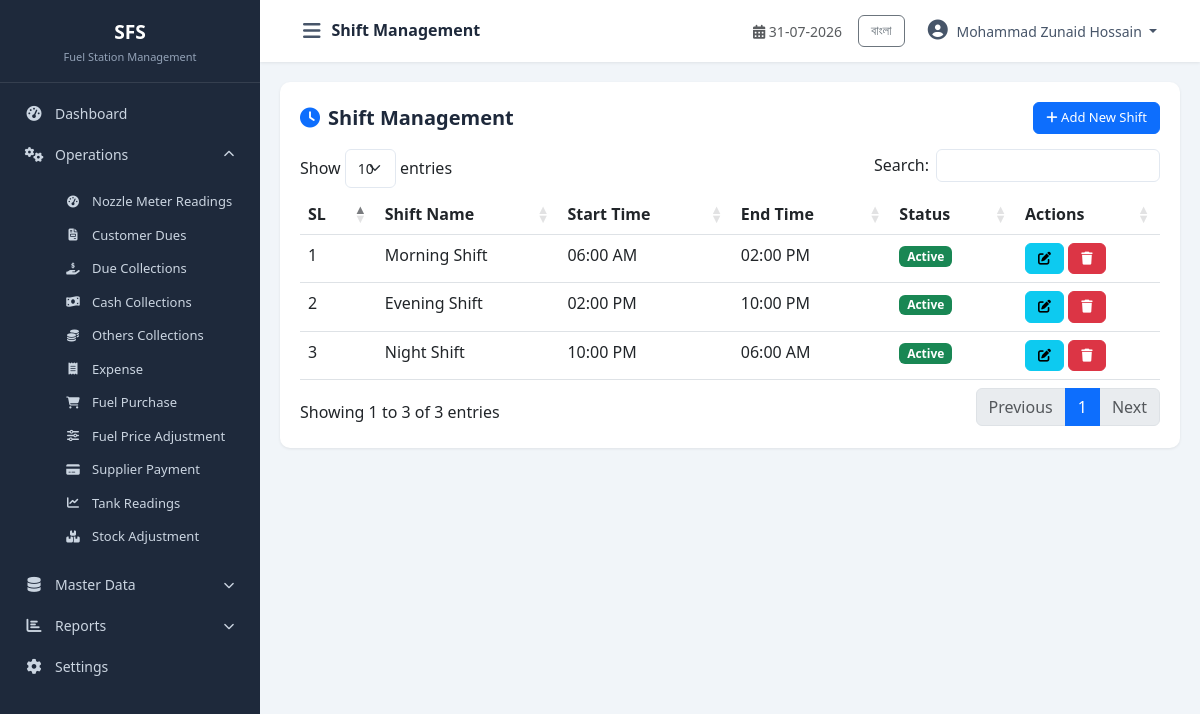
Screenshot of /modules/master_data/shift.php (signed in) with the database file from the repository.
### tables this page shows
CREATE TABLE `cfg_companyprofile` (
  `CompanyID` int(11) NOT NULL,
  `CompanyCode` varchar(20) NOT NULL,
  `CompanyName` varchar(200) NOT NULL,
  `CompanyNameBN` varchar(200) DEFAULT NULL,
  `ShortName` varchar(50) DEFAULT NULL,
  `ProprietorName` varchar(150) DEFAULT NULL,
  `ContactPerson` varchar(150) DEFAULT NULL,
  `MobileNo` varchar(20) DEFAULT NULL,
  `PhoneNo` varchar(20) DEFAULT NULL,
  `Email` varchar(100) DEFAULT NULL,
  `Website` varchar(150) DEFAULT NULL,
  `BusinessType` varchar(100) DEFAULT NULL,
  `Address` varchar(500) DEFAULT NULL,
  `City` varchar(100) DEFAULT NULL,
  `District` varchar(100) DEFAULT NULL,
  `PostalCode` varchar(20) DEFAULT NULL,
  `Country` varchar(100) DEFAULT NULL,
  `Logo` varchar(255) DEFAULT NULL,
  `Favicon` varchar(255) DEFAULT NULL,
  `CurrencyCode` varchar(10) DEFAULT 'BDT',
  `CurrencySymbol` varchar(10) DEFAULT '৳',
  `TimeZone` varchar(100) DEFAULT 'Asia/Dhaka',
  `DateFormat` varchar(20) DEFAULT 'dd-MM-yyyy',
  `TimeFormat` varchar(20) DEFAULT '24 Hour',
  `FinancialYearStart` date DEFAULT NULL,
  `FinancialYearEnd` date DEFAULT NULL,
  `DefaultShiftID` int(11) DEFAULT NULL,
  `DefaultLanguage` varchar(20) DEFAULT 'English',
  `AllowNegativeStock` bit(1) DEFAULT b'0',
  `AutoBackup` bit(1) DEFAULT b'1',
  `BackupPath` varchar(500) DEFAULT NULL,
  `CreatedBy` int(11) DEFAULT NULL,
  `CreatedAt` datetime DEFAULT current_timestamp(),
  `UpdatedBy` int(11) DEFAULT NULL,
  `UpdatedAt` datetime DEFAULT NULL,
  `IsActive` bit(1) DEFAULT b'1',
  `IsDeleted` bit(1) DEFAULT b'0'
);

CREATE TABLE `mst_shift` (
  `ShiftID` int(11) NOT NULL,
  `ShiftName` varchar(100) NOT NULL,
  `StartTime` time DEFAULT NULL,
  `EndTime` time DEFAULT NULL,
  `CreatedBy` int(11) DEFAULT NULL,
  `CreatedAt` datetime NOT NULL DEFAULT current_timestamp(),
  `UpdatedBy` int(11) DEFAULT NULL,
  `UpdatedAt` datetime NOT NULL DEFAULT current_timestamp() ON UPDATE current_timestamp(),
  `IsActive` tinyint(1) NOT NULL DEFAULT 1,
  `IsDeleted` tinyint(1) NOT NULL DEFAULT 0
);

### includes/Query.php (called while the page is built, shortened)
<?php
class Query
{
    private $pdo;
    private static $instance = null;
    public function __construct($host = DB_HOST, $dbname = DB_NAME, $username = DB_USER, $password = DB_PASS, $charset = 'utf8mb4')
    {
        $dsn = "mysql:host={$host};dbname={$dbname};charset={$charset}";
        $options = [
            PDO::ATTR_ERRMODE            => PDO::ERRMODE_EXCEPTION,
            PDO::ATTR_DEFAULT_FETCH_MODE => PDO::FETCH_OBJ,
            PDO::ATTR_EMULATE_PREPARES   => false,
        ];
        try {
            $this->pdo = new PDO($dsn, $username, $password, $options);
        } catch (PDOException $e) {
            die("Database Connection Failed: " . $e->getMessage());
        }
    }
    public static function getInstance()
    {
        if (self::$instance === null) {
            self::$instance = new self();
        }
        return self::$instance;
    }
    public function index($sql, $params = [])
    {
        try {
            $this->stmt = $this->pdo->prepare($sql);
            $this->stmt->execute($params);
            return $this->stmt->fetchAll(PDO::FETCH_OBJ);
        } catch (PDOException $e) {
            die("Query Error: " . $e->getMessage() . "<br>SQL: " . $sql);
        }
    }
}

### config/database.php (called while the page is built, shortened)
<?php
require_once __DIR__ . '/../includes/Query.php';
$objQuery = Query::getInstance();

### includes/functions.php (called while the page is built, shortened)
<?php
function db()
{
    global $objQuery;
    return $objQuery;
}
function getCompanyInfo($key = null)
{
    $sql = "SELECT * FROM cfg_companyprofile WHERE CompanyID = 1 AND IsActive = 1 AND IsDeleted = 0";
    $data = db()->index($sql);
    if (!empty($data)) {
        $company = $data[0];
        return $company;
    }
    return null;
}
function getUserName()
{
    return $_SESSION['user_name'] ?? null;
}
function currentLang()
{
    return $_SESSION['lang'] ?? 'en';
}
function t($key)
{
    $lang = currentLang();
    return $translations[$lang][$key] ?? $key;
}

### modules/master_data/shift.php (the view, shortened to what this page needs)
<?php
$pageTitle = 'Shift Management';
require_once __DIR__ . '/../../includes/header.php';
require_once __DIR__ . '/../../includes/sidebar.php';
$sql = "SELECT * FROM mst_shift WHERE IsDeleted = 0 ORDER BY ShiftID ASC";
$shifts = $objQuery->index($sql);
?>
<div class="table-container">
    <div class="table-header">
        <h5><i class="fas fa-clock text-primary me-2"></i><?php echo t('Shift Management'); ?></h5>
        <button class="btn btn-primary btn-sm" data-bs-toggle="modal" data-bs-target="#addShiftModal">
            <i class="fas fa-plus"></i> Add New Shift
        </button>
    </div>
    <table class="table table-hover datatable">
        <thead>
            <tr>
                <th>SL</th>
                <th>Shift Name</th>
                <th>Start Time</th>
                <th>End Time</th>
                <th>Status</th>
                <th>Actions</th>
            </tr>
        </thead>
        <tbody>
            <?php $sl = 1; foreach ($shifts as $shift): ?>
            <tr>
                <td><?php echo $sl++; ?></td>
                <td><?php echo htmlspecialchars($shift->ShiftName); ?></td>
                <td><?php echo $shift->StartTime ? date('h:i A', strtotime($shift->StartTime)) : 'N/A'; ?></td>
                <td><?php echo $shift->EndTime ? date('h:i A', strtotime($shift->EndTime)) : 'N/A'; ?></td>
                <td>
                    <span class="badge bg-<?php echo $shift->IsActive ? 'success' : 'danger'; ?>">
                        <?php echo $shift->IsActive ? 'Active' : 'Inactive'; ?>
                    </span>
                </td>
                <td>
                    <button class="btn btn-sm btn-info edit-shift"
                        data-id="<?php echo $shift->ShiftID; ?>"
                        data-name="<?php echo htmlspecialchars($shift->ShiftName); ?>"
                        data-start="<?php echo $shift->StartTime; ?>"
                        data-end="<?php echo $shift->EndTime; ?>"
                        data-status="<?php echo $shift->IsActive; ?>"
                        title="Edit">
                        <i class="fas fa-edit"></i>
                    </button>
                    <button class="btn btn-sm btn-danger delete-shift"
                        data-id="<?php echo $shift->ShiftID; ?>"
                        title="Delete">
                        <i class="fas fa-trash"></i>
                    </button>
                </td>
            </tr>
            <?php endforeach; ?>
        </tbody>
    </table>
</div>
<?php require_once __DIR__ . '/../../includes/footer.php'; ?>

### includes/sidebar.php (shortened to what this page needs)
<?php
$currentPage = basename($_SERVER['PHP_SELF']);
$langToggle = currentLang() === 'bn' ? 'en' : 'bn';
$langLabel = currentLang() === 'bn' ? 'English' : 'বাংলা';
?>
<nav id="sidebar" class="sidebar">
    <div class="sidebar-header">
        <h5 class="mb-0"><?php echo $shortName ?? 'FDP'; ?></h5>
        <small class="text-muted"><?php echo t('Fuel Station Management'); ?></small>
    </div>
    <ul class="nav flex-column">
        <li class="nav-item">
            <a class="nav-link <?php echo ($currentPage == 'dashboard.php' || $currentPage == 'index.php') ? 'active' : ''; ?>" href="<?php echo BASE_URL; ?>dashboard.php">
                <i class="fas fa-tachometer-alt"></i> <span><?php echo t('Dashboard'); ?></span>
            </a>
        </li>
        <li class="nav-item">
            <a class="nav-link" data-bs-toggle="collapse" href="#operationsMenu" role="button" aria-expanded="true">
                <i class="fas fa-cogs"></i> <span><?php echo t('Operations'); ?></span>
                <i class="fas fa-chevron-down ms-auto"></i>
            </a>
            <div class="collapse show" id="operationsMenu">
                <ul class="nav flex-column ms-3">
                    <li class="nav-item"><a class="nav-link small" href="<?php echo BASE_URL; ?>modules/operations/nozzle_reading.php"><i class="fas fa-tachometer-alt"></i> <?php echo t('Nozzle Meter Readings'); ?></a></li>
                    <li class="nav-item"><a class="nav-link small" href="<?php echo BASE_URL; ?>modules/operations/customer_due.php"><i class="fas fa-file-invoice"></i> <?php echo t('Customer Dues'); ?></a></li>
                    <li class="nav-item"><a class="nav-link small" href="<?php echo BASE_URL; ?>modules/operations/due_collection.php"><i class="fas fa-hand-holding-usd"></i> <?php echo t('Due Collections'); ?></a></li>
                    <li class="nav-item"><a class="nav-link small" href="<?php echo BASE_URL; ?>modules/operations/cash_collection.php"><i class="fas fa-money-bill-wave"></i> <?php echo t('Cash Collections'); ?></a></li>
                    <li class="nav-item"><a class="nav-link small" href="<?php echo BASE_URL; ?>modules/operations/others_collection.php"><i class="fas fa-coins"></i> <?php echo t('Others Collections'); ?></a></li>
                    <li class="nav-item"><a class="nav-link small" href="<?php echo BASE_URL; ?>modules/operations/expense.php"><i class="fas fa-receipt"></i> <?php echo t('Expense'); ?></a></li>
                    <li class="nav-item"><a class="nav-link small" href="<?php echo BASE_URL; ?>modules/operations/fuel_purchase.php"><i class="fas fa-shopping-cart"></i> <?php echo t('Fuel Purchase'); ?></a></li>
                    <li class="nav-item"><a class="nav-link small" href="<?php echo BASE_URL; ?>modules/operations/fuel_price_adjustment.php"><i class="fas fa-sliders-h"></i> <?php echo t('Fuel Price Adjustment'); ?></a></li>
                    <li class="nav-item"><a class="nav-link small" href="<?php echo BASE_URL; ?>modules/operations/supplier_payment.php"><i class="fas fa-credit-card"></i> <?php echo t('Supplier Payment'); ?></a></li>
                    <li class="nav-item"><a class="nav-link small" href="<?php echo BASE_URL; ?>modules/operations/tank_reading.php"><i class="fas fa-chart-line"></i> <?php echo t('Tank Readings'); ?></a></li>
                    <li class="nav-item"><a class="nav-link small" href="<?php echo BASE_URL; ?>modules/operations/stock_adjustment.php"><i class="fas fa-boxes"></i> <?php echo t('Stock Adjustment'); ?></a></li>
                </ul>
            </div>
        </li>
        <li class="nav-item">
          <a class="nav-link collapsed" data-bs-toggle="collapse" href="#masterDataMenu" role="button" aria-expanded="false">
                <i class="fas fa-database"></i> <span><?php echo t('Master Data'); ?></span>
                <i class="fas fa-chevron-down ms-auto"></i>
            </a>
        </li>
        <li class="nav-item">
            <a class="nav-link" data-bs-toggle="collapse" href="#reportsMenu" role="button" aria-expanded="false">
                <i class="fas fa-chart-bar"></i> <span><?php echo t('Reports'); ?></span>
                <i class="fas fa-chevron-down ms-auto"></i>
            </a>
        </li>
        <li class="nav-item">
            <a class="nav-link" href="#">
                <i class="fas fa-cog"></i> <span><?php echo t('Settings'); ?></span>
            </a>
        </li>
    </ul>
</nav>
<div id="content-wrapper">
    <nav class="navbar navbar-expand-lg top-navbar">
        <div class="container-fluid">
            <button type="button" id="sidebarCollapse" class="btn btn-link">
                <i class="fas fa-bars"></i>
            </button>
            <span class="navbar-brand mb-0 h1"><?php echo t($pageTitle ?? 'Dashboard'); ?></span>
            <div class="ms-auto d-flex align-items-center">
                <span class="me-3 text-muted small">
                    <i class="fas fa-calendar-alt"></i> <?php echo date('d-m-Y'); ?>
                </span>
                <div class="dropdown">
                    <a class="btn btn-sm btn-outline-secondary me-2" href="?lang=<?php echo $langToggle; ?>"><?php echo $langLabel; ?></a>
                    <button class="btn btn-link dropdown-toggle" type="button" data-bs-toggle="dropdown">
                        <i class="fas fa-user-circle"></i> <?php echo getUserName() ?? 'User'; ?>
                    </button>
                </div>
            </div>
        </div>
    </nav>
    <div id="main-content" class="container-fluid">

### assets/css/style.css (style rules this page uses)
:root { --sidebar-width: 260px; --sidebar-bg: #1e293b; --sidebar-hover: #334155; --sidebar-active: #0d6efd; --header-bg: #ffffff; --primary-dark: #0b5ed7; --success-dark: #157347; --border-color: #e2e8f0; --card-shadow: 0 1px 3px rgba(0,0,0,0.08); }
* { margin: 0; padding: 0; box-sizing: border-box; }
body { font-family: 'Segoe UI', Tahoma, Geneva, Verdana, sans-serif; background: #f1f5f9; overflow-x: hidden; }
.sidebar { width: var(--sidebar-width); min-width: var(--sidebar-width); background: var(--sidebar-bg); color: #cbd5e1; transition: all 0.3s; position: fixed; top: 0; left: 0; height: 100vh; z-index: 1000; overflow-y: auto; }
.sidebar .sidebar-header { padding: 20px 20px 15px; border-bottom: 1px solid rgba(255,255,255,0.1); text-align: center; }
.sidebar .sidebar-header h5 { color: #fff; font-weight: 700; font-size: 1.2rem; }
.sidebar .sidebar-header small { color: #94a3b8 !important; font-size: 11px; }
.sidebar .nav { padding: 10px 0; }
.sidebar .nav-link { color: #cbd5e1; padding: 10px 20px; font-size: 14px; border-left: 3px solid transparent; transition: all 0.2s; display: flex; align-items: center; }
.sidebar .nav-link i { width: 22px; font-size: 15px; margin-right: 10px; text-align: center; }
.sidebar .nav-link .fa-chevron-down { font-size: 11px; margin-right: 0; transition: transform 0.3s; }
.sidebar .nav-link[aria-expanded="true"] .fa-chevron-down { transform: rotate(180deg); }
.sidebar .collapse .nav-link { padding: 7px 20px 7px 45px; font-size: 13px; }
.sidebar .collapse .nav-link i { font-size: 12px; width: 18px; }
#content-wrapper { width: calc(100% - var(--sidebar-width)); margin-left: var(--sidebar-width); transition: all 0.3s; min-height: 100vh; }
.top-navbar { background: var(--header-bg); box-shadow: 0 1px 3px rgba(0,0,0,0.08); padding: 10px 20px; position: sticky; top: 0; z-index: 999; }
.top-navbar .btn-link { color: #475569; text-decoration: none; font-size: 20px; padding: 5px 10px; }
.top-navbar .navbar-brand { font-size: 16px; font-weight: 600; color: #1e293b; }
.top-navbar .dropdown-toggle { color: #475569; text-decoration: none; font-size: 14px; }
.top-navbar .fa-user-circle { font-size: 20px; margin-right: 5px; }
#main-content { padding: 20px; min-height: calc(100vh - 60px); }
.btn { border-radius: 6px; font-size: 14px; padding: 8px 16px; }
.btn-sm { padding: 5px 12px; font-size: 13px; }
.table-container { background: #fff; border-radius: 10px; padding: 20px; box-shadow: var(--card-shadow); }
.table-container .table-header { display: flex; justify-content: space-between; align-items: center; margin-bottom: 15px; }
.table-container .table-header h5 { font-weight: 600; color: #1e293b; margin: 0; }

### rows the page displays
cfg_companyprofile: ShortName "SFS"
mst_shift: ShiftName "Morning Shift", StartTime "06:00 AM", EndTime "02:00 PM", IsActive "Active"
mst_shift: ShiftName "Evening Shift", StartTime "02:00 PM", EndTime "10:00 PM", IsActive "Active"
mst_shift: ShiftName "Night Shift", StartTime "10:00 PM", EndTime "06:00 AM", IsActive "Active"

### other values shown
t('Fuel Station Management') "Fuel Station Management"
t('Dashboard') "Dashboard"
t('Operations') "Operations"
t('Nozzle Meter Readings') "Nozzle Meter Readings"
t('Customer Dues') "Customer Dues"
t('Due Collections') "Due Collections"
t('Cash Collections') "Cash Collections"
t('Others Collections') "Others Collections"
t('Expense') "Expense"
t('Fuel Purchase') "Fuel Purchase"
t('Fuel Price Adjustment') "Fuel Price Adjustment"
t('Supplier Payment') "Supplier Payment"
t('Tank Readings') "Tank Readings"
t('Stock Adjustment') "Stock Adjustment"
t('Master Data') "Master Data"
